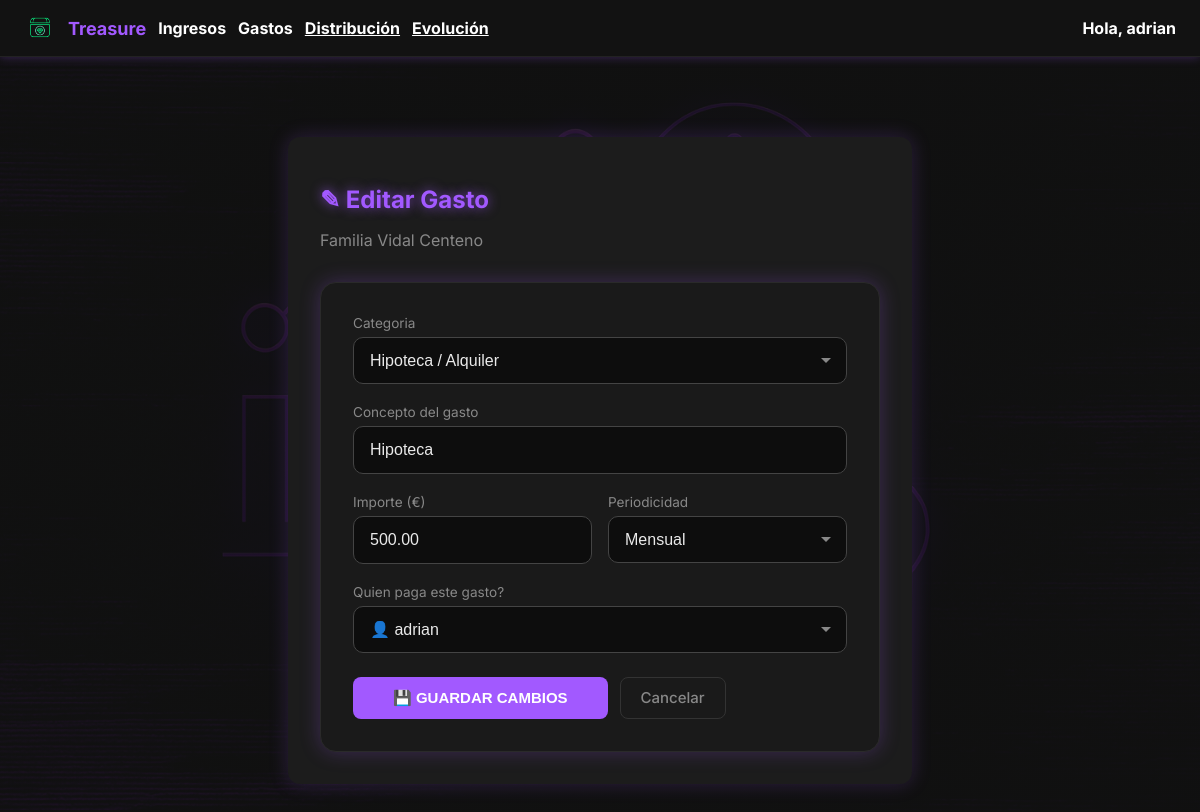
Screenshot of /finanzas/gastos/1/editar/ (signed in) with the database file from the repository.
### core/models.py (models this page shows, shortened)
class Hogar(models.Model):
    nombre = models.CharField(max_length=100)
    moneda_principal = models.CharField(
        max_length=5,
        choices=[('EUR', '€ Euro'), ('USD', '$ Dólar'), ('BTC', '₿ Bitcoin')],
        default='EUR'
    )
    creado_por = models.ForeignKey(
        User, on_delete=models.SET_NULL, null=True, related_name='hogares_creados'
    )
    fecha_creacion = models.DateTimeField(auto_now_add=True)

class UserProfile(models.Model):
    ROL_CHOICES = [
        ('admin', 'Administrador'),
        ('miembro', 'Miembro'),
        ('viewer', 'Solo lectura'),
    ]
    user = models.OneToOneField(User, on_delete=models.CASCADE)
    hogar = models.ForeignKey(
        Hogar, on_delete=models.SET_NULL, null=True, blank=True, related_name='miembros'
    )
    rol = models.CharField(max_length=20, choices=ROL_CHOICES, default='miembro')
    idioma = models.CharField(
        max_length=10, choices=[('es', 'Español'), ('en', 'Inglés')], default='es'
    )
    moneda = models.CharField(
        max_length=5,
        choices=[('EUR', '€ Euro'), ('USD', '$ Dólar'), ('BTC', '₿ Bitcoin')],
        default='EUR'
    )
    inflacion_referencia = models.FloatField(default=2.0)
    porcentaje_max_endeudamiento = models.FloatField(default=30.0)
    permitir_apis_externas = models.BooleanField(default=False)
    mostrar_alertas = models.BooleanField(default=True)
    recibir_emails = models.BooleanField(default=False)
    avatar = models.ImageField(upload_to='avatars/', null=True, blank=True)

### finanzas/models.py (models this page shows, shortened)
class PartidaGasto(models.Model):
    hogar = models.ForeignKey('core.Hogar', on_delete=models.CASCADE, related_name='partidas_gasto')
    categoria = models.ForeignKey(CategoriaGasto, on_delete=models.CASCADE, related_name='partidas')
    responsable = models.ForeignKey(User, on_delete=models.SET_NULL,
    null=True, blank=True, related_name='gastos_asignados',
    help_text="Si vacio, es un gasto compartido del hogar.")
    nombre = models.CharField(max_length=150)
    importe = models.DecimalField(max_digits=12, decimal_places=2,
        help_text="Importe por periodo declarado")
    periodicidad = models.CharField(max_length=20, choices=PERIODICIDAD_GASTO_CHOICES, default='mensual',
        help_text="Cada cuanto se paga este gasto")
    mes_pago = models.IntegerField(choices=MESES_CHOICES, null=True, blank=True,
        help_text="Para gastos no mensuales: mes principal de pago.")
    activo = models.BooleanField(default=True)
    fecha_creacion = models.DateTimeField(auto_now_add=True)
    fondo_asignado = models.ForeignKey(
    'FondoFamiliar',
    null=True, blank=True,
    on_delete=models.SET_NULL,
    related_name='gastos_asignados',
    help_text='Fondo común que cubre este gasto'
)
    class Meta:
        ordering = ['categoria', 'nombre']

class CategoriaGasto(models.Model):
    hogar = models.ForeignKey('core.Hogar', on_delete=models.CASCADE, related_name='categorias_gasto')
    nombre = models.CharField(max_length=100)
    tipo = models.CharField(max_length=20, choices=TIPO_GASTO_CHOICES)
    es_predefinida = models.BooleanField(default=False)
    activo = models.BooleanField(default=True)
    class Meta:
        ordering = ['tipo', 'nombre']
        unique_together = ('hogar', 'nombre')

### finanzas/views_gastos.py (the view, shortened to what this page needs)
# urls.py: path('gastos/<int:partida_id>/editar/', views_gastos.editar_partida, name='editar_partida'),
@login_required
def editar_partida(request, partida_id):
    profile = getattr(request.user, 'userprofile', None)
    if not profile or not profile.hogar:
        return redirect('dashboard')
    hogar = profile.hogar
    partida = get_object_or_404(PartidaGasto, id=partida_id, hogar=hogar)
    categorias = CategoriaGasto.objects.filter(hogar=hogar, activo=True).order_by('tipo', 'nombre')
    miembros = hogar.miembros.select_related('user').all()
    return render(request, 'finanzas/gastos/editar.html', {
        'partida': partida,
        'categorias': categorias,
        'miembros': miembros,
        'hogar': hogar,
        'meses': MESES_CHOICES,
        'periodicidades': PERIODICIDAD_GASTO_CHOICES,
    })

### finanzas/context_processors.py (called while the page is built)
def resumen_inversiones_context(request):
    if request.user.is_authenticated:
        resumen = ResumenInversionesMensual.objects.filter(
            usuario=request.user
        ).order_by('-registro__anio', '-registro__mes').first()
    else:
        resumen = None
    return {
        'resumen_inversiones': resumen
    }

### templates/finanzas/gastos/editar.html (shortened to what this page needs)
{% extends "base.html" %}
{% block body_class %}dashboard-background{% endblock %}
{% block content %}
<div class="dashboard-container" style="max-width: 560px;">
    <h1 style="color: var(--primary-color); text-shadow: 0 0 12px var(--glow); margin-bottom: 8px;">&#9998;&#65039; Editar Gasto</h1>
    <p style="color: var(--muted); margin-bottom: 32px;">{{ hogar.nombre }}</p>
    <div class="form-card">
        <form method="post">
            <div class="form-group">
                <label>Categoria</label>
                <select name="categoria_id">
                    <optgroup label="Fijos">
                        {% for cat in categorias %}{% if cat.tipo == 'fijo' %}
                        <option value="{{ cat.id }}" {% if partida.categoria_id == cat.id %}selected{% endif %}>{{ cat.nombre }}</option>
                        {% endif %}{% endfor %}
                    </optgroup>
                </select>
            </div>
            <div class="form-group">
                <label>Concepto del gasto</label>
                <input type="text" name="nombre" value="{{ partida.nombre }}" required>
            </div>
            <div class="form-row">
                <div class="form-group">
                    <label>Importe (&euro;)</label>
                    <input type="number" name="importe" id="importe" step="0.01" min="0" value="{{ partida.importe }}" required>
                </div>
                <div class="form-group">
                    <label>Periodicidad</label>
                    <select name="periodicidad" id="periodicidad">
                        {% for value, label in periodicidades %}
                        <option value="{{ value }}" {% if partida.periodicidad == value %}selected{% endif %}>{{ label }}</option>
                        {% endfor %}
                    </select>
                </div>
            </div>
            <div class="form-group">
                <label>Quien paga este gasto?</label>
                <select name="responsable_id">
                    {% for miembro in miembros %}
                    <option value="{{ miembro.user.id }}" {% if partida.responsable_id == miembro.user.id %}selected{% endif %}>&#128100; {{ miembro.user.first_name|default:miembro.user.username }}</option>
                    {% endfor %}
                </select>
            </div>
            <div style="display: flex; gap: 12px; margin-top: 24px;">
                <button type="submit" class="btn btn-primary">&#128190; Guardar cambios</button>
                <a href="{% url 'finanzas:listar_gastos' %}" class="btn btn-secondary">Cancelar</a>
            </div>
        </form>
    </div>
</div>
{% endblock %}

### templates/base.html (shortened to what this page needs)
{% load static %}
<!DOCTYPE html>
<html lang="es">
<head>
    <link rel="stylesheet" href="{% static 'css/main.css' %}">
</head>
<body class="{% block body_class %}{% endblock %}">
    {% if request.user.is_authenticated and not hide_navbar %}
    <nav class="navbar">
        <div class="navbar-left">
            <img src="{% static 'img/logo_treasure_3.png' %}" class="nav-logo" alt="Treasure Logo">
            <span class="nav-title">Treasure</span>
            <div class="nav-user-dropdown">
                <span class="nav-user-toggle">Ingresos</span>
            </div>
            <div class="nav-user-dropdown">
                <span class="nav-user-toggle">Gastos</span>
            </div>
            <a href="{% url 'finanzas:vista_distribucion' %}" class="nav-user-toggle">Distribución</a>
            <a href="{% url 'finanzas:vista_evolucion' %}" class="nav-user-toggle">Evolución</a>        </div>
        <div class="navbar-right">
            <div class="nav-user-dropdown">
                <span class="nav-user-toggle">
                    Hola, <span class="nav-username">{{ request.user.first_name|default:request.user.username }}</span>
                </span>
            </div>
        </div>
    </nav>
    {% endif %}
    {% block content %}
    {% endblock %}
</body>
</html>

### static/css/main.css (style rules this page uses)
:root { --primary-color: #a259ff; --glow: rgba(162, 89, 255, 0.7); --dark-bg: #101010; --input-bg: #1c1c1c; --text-color: #eaeaea; --muted: #888; --border: #333; }
body { margin: 0; padding: 0; font-family: 'Inter', sans-serif; background-color: #121212; color: #fff; }
body.dashboard-background { background-image: linear-gradient( rgba(18, 18, 18, 0.9), rgba(18, 18, 18, 0.9) ), url('../img/bg-cyberpunk-finanzas.png'); background-size: cover; background-position: center; background-attachment: fixed; }
h1 { font-size: 24px; margin-bottom: 10px; color: var(--primary-color); }
.form-group { margin-bottom: 20px; text-align: left; }
.form-group label { display: block; font-size: 13px; color: var(--muted); margin-bottom: 6px; }
.form-group input { width: 100%; padding: 12px 16px; border: 1px solid var(--border); border-radius: 8px; background-color: var(--input-bg); color: var(--text-color); font-size: 15px; transition: box-shadow 0.3s ease, border-color 0.3s ease; box-sizing: border-box; }
.btn { display: inline-block; padding: 12px 40px; text-align: center; border: none; border-radius: 8px; font-size: 15px; font-weight: bold; text-transform: uppercase; cursor: pointer; transition: box-shadow 0.3s ease, background-color 0.3s ease; text-decoration: none; color: var(--text-color); }
.btn-primary { background-color: var(--primary-color); color: white; }
.btn-secondary { background-color: transparent; color: var(--muted); border: 1px solid var(--border); padding: 10px 20px; border-radius: 8px; font-weight: 500; text-transform: none; transition: 0.2s all ease-in-out; display: inline-block; text-decoration: none; }
.dashboard-container { max-width: 1100px; margin: 80px auto; padding: 2rem; background-color: #1c1c1c; border-radius: 12px; box-shadow: 0 0 20px rgba(162, 89, 255, 0.2); }
.navbar { display: flex; justify-content: space-between; align-items: center; background-color: #121212; padding: 12px 24px; box-shadow: 0 0 10px rgba(162, 89, 255, 0.3); border-bottom: 1px solid #222; }
.navbar-left { display: flex; align-items: center; gap: 12px; }
.nav-logo { height: 32px; width: auto; }
.nav-title { font-size: 18px; color: var(--primary-color); font-weight: bold; }
.navbar-right { display: flex; align-items: center; gap: 20px; }
.nav-user-dropdown { position: relative; display: inline-block; }
.nav-user-toggle { cursor: pointer; color: #fff; font-weight: bold; }

### templates/finanzas/gastos/editar.html (style rules this page uses)
.form-card { background: #1a1a1a; border: 1px solid #2a2a2a; border-radius: 16px; padding: 32px; box-shadow: 0 0 20px rgba(162, 89, 255, 0.25); }
.form-card .form-group { margin-bottom: 20px; }
.form-card label { display: block; font-size: 0.85rem; color: var(--muted); margin-bottom: 6px; }
.form-card select, .form-card input[type="text"], .form-card input[type="number"] { width: 100%; padding: 14px 16px; border: 1px solid #444; border-radius: 10px; background: #0d0d0d; color: var(--text-color); font-size: 1rem; box-sizing: border-box; appearance: none; -webkit-appearance: none; }
.form-card select { background-repeat: no-repeat; background-position: right 14px center; padding-right: 36px; }
.form-row { display: grid; grid-template-columns: 1fr 1fr; gap: 16px; }

### rows the page displays
Hogar: nombre "Familia Vidal Centeno"
PartidaGasto: categoria_id "Hipoteca / Alquiler", nombre "Hipoteca", importe "500.00", periodicidad "Mensual", responsable_id "👤 adrian"

### other values shown
{{ request.user.first_name|default:request.user.username }} "adrian"
